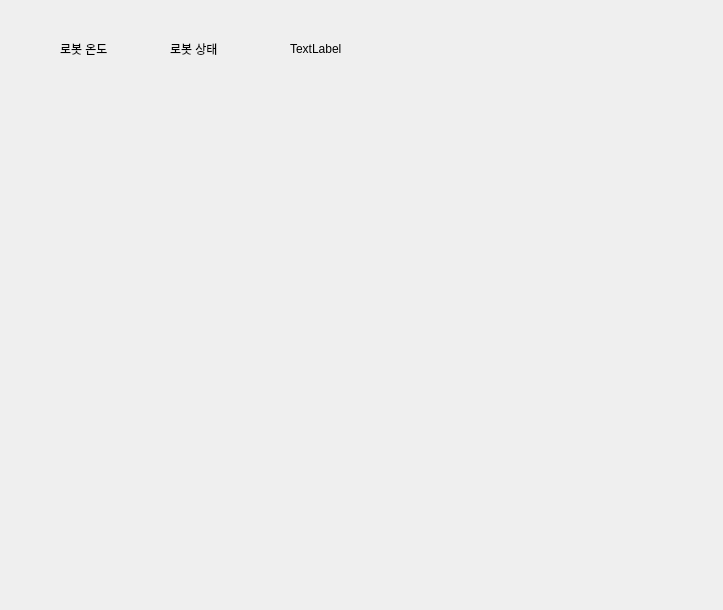
<?xml version="1.0" encoding="UTF-8"?>
<ui version="4.0">
 <class>Form</class>
 <widget class="QWidget" name="Form">
  <property name="geometry">
   <rect>
    <x>0</x>
    <y>0</y>
    <width>723</width>
    <height>610</height>
   </rect>
  </property>
  <property name="windowTitle">
   <string>Form</string>
  </property>
  <widget class="QLabel" name="label">
   <property name="geometry">
    <rect>
     <x>60</x>
     <y>40</y>
     <width>67</width>
     <height>17</height>
    </rect>
   </property>
   <property name="text">
    <string>로봇 온도</string>
   </property>
  </widget>
  <widget class="QLabel" name="label_2">
   <property name="geometry">
    <rect>
     <x>170</x>
     <y>40</y>
     <width>67</width>
     <height>17</height>
    </rect>
   </property>
   <property name="text">
    <string>로봇 상태</string>
   </property>
  </widget>
  <widget class="QLabel" name="label_3">
   <property name="geometry">
    <rect>
     <x>290</x>
     <y>40</y>
     <width>67</width>
     <height>17</height>
    </rect>
   </property>
   <property name="text">
    <string>TextLabel</string>
   </property>
  </widget>
 </widget>
 <resources/>
 <connections/>
</ui>
